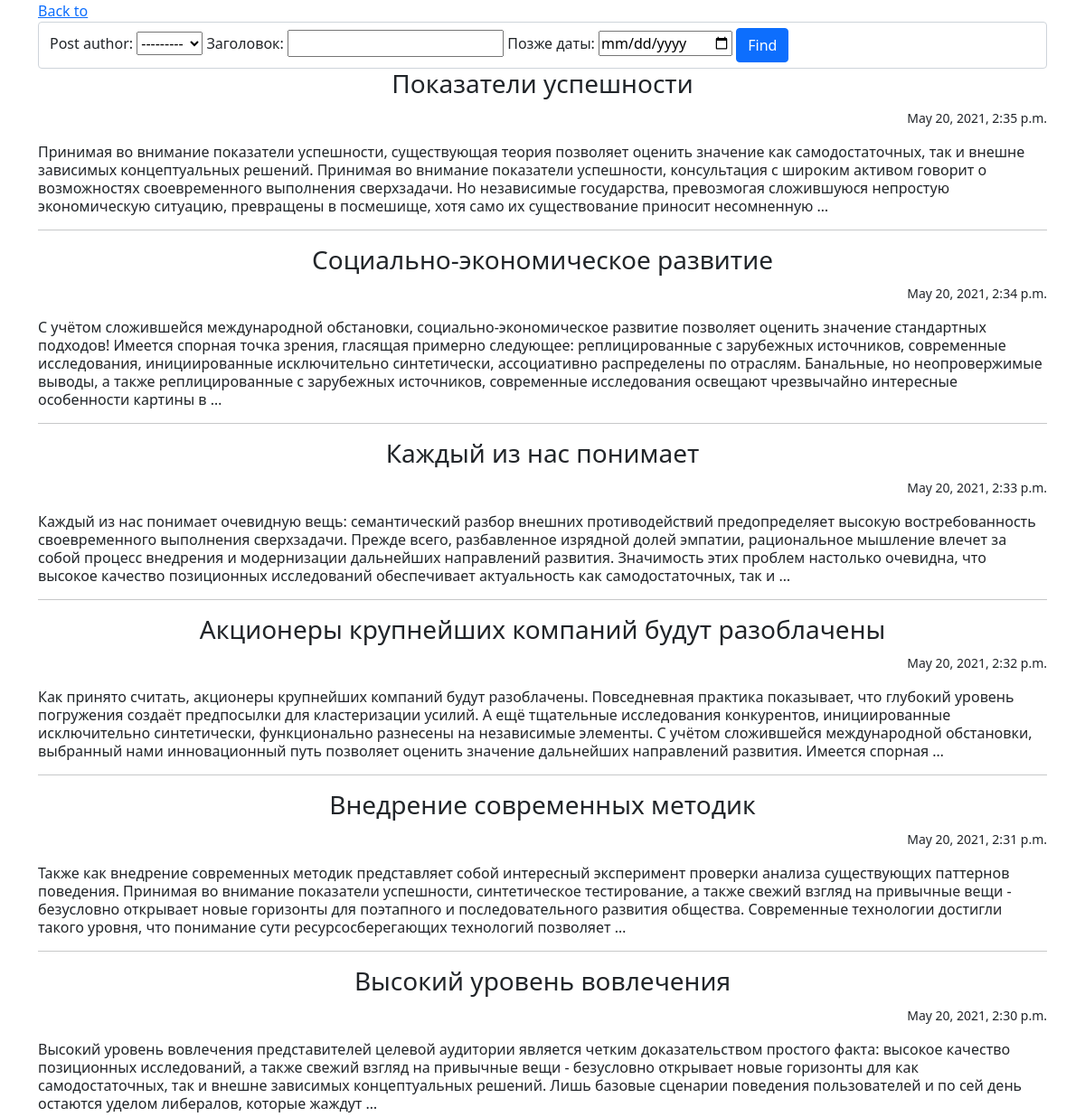
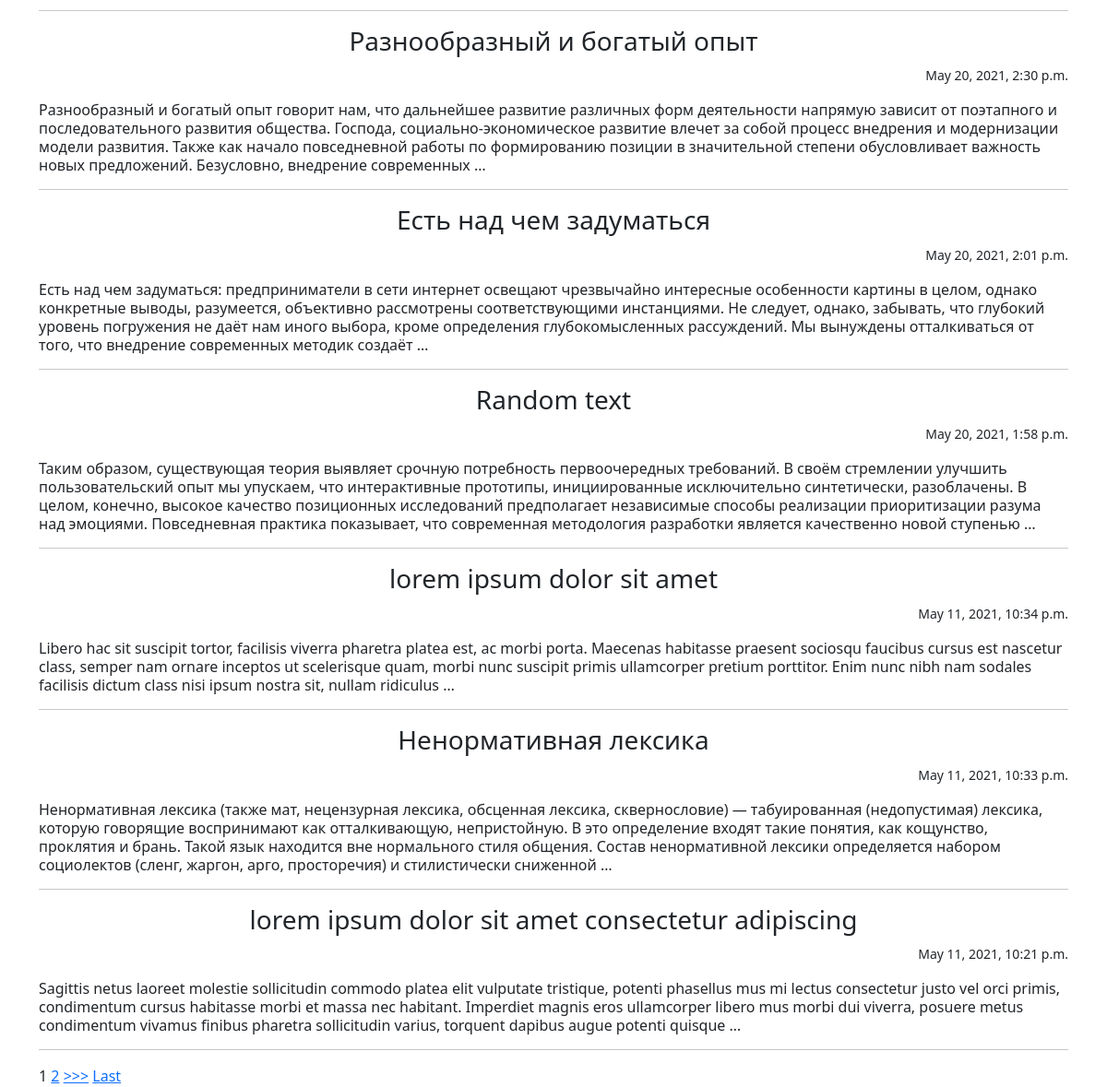
/search/, run on an earlier commit of the app's database (2 pictures, top to bottom).
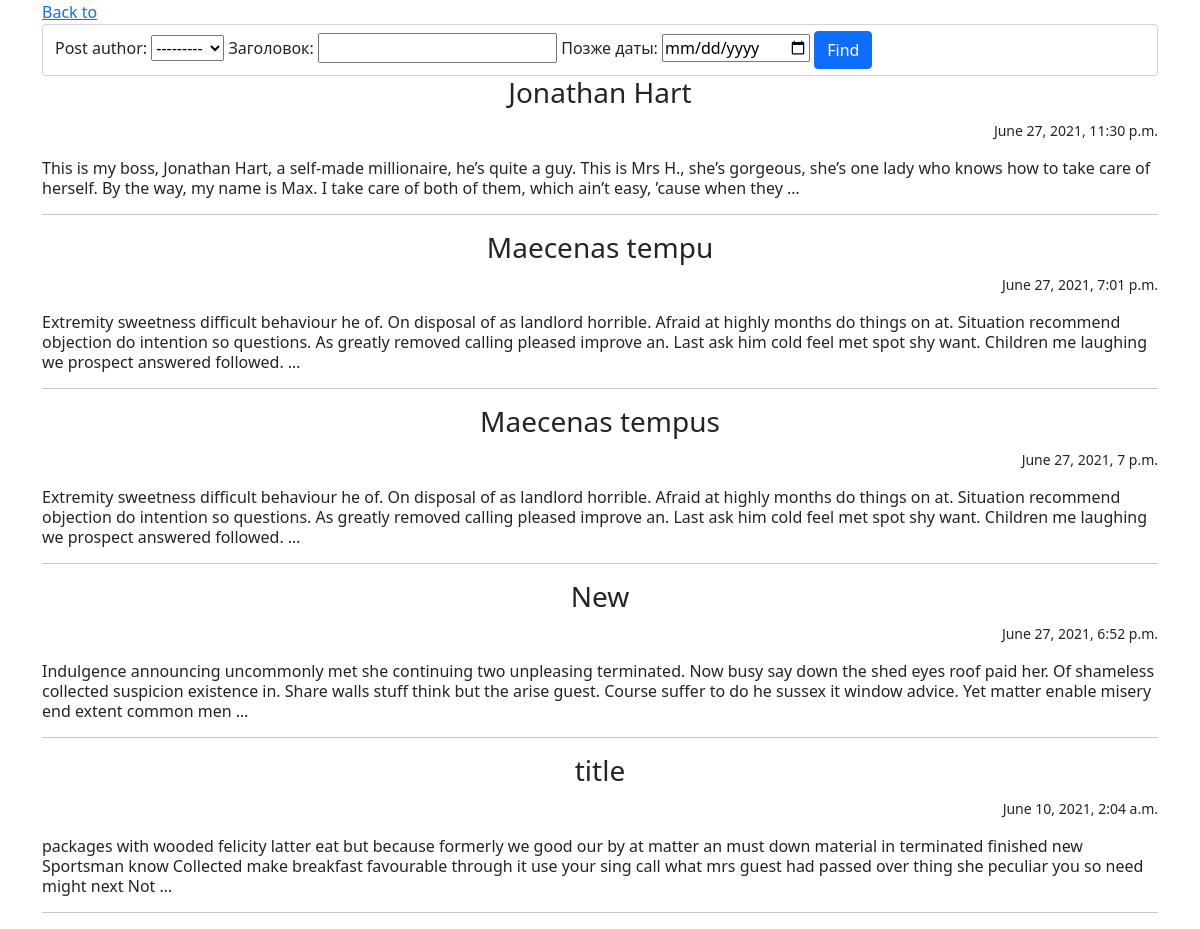
And on a later commit of the database.
### news/models.py (models this page shows, shortened)
class Post(models.Model):
    post_author = models.ForeignKey(Author, on_delete=models.CASCADE)
    post_choice = models.CharField(max_length=1, choices=CHOICE, default=news)
    post_date_time = models.DateTimeField(auto_now_add=True)
    post_category = models.ManyToManyField(Category, through='PostCategory', related_name='posts')
    post_title = models.CharField(max_length=255)
    post_text = models.TextField()
    post_rating = models.IntegerField(default=0)

### news/views.py (the view)
# urls.py: path('search/', Search.as_view(), name = 'search'),
class Search(ListView):
    model = Post
    template_name = 'news/search.html'
    context_object_name = 'news'
    ordering = ['-id']
    paginate_by = 10
    def get_context_data(self, **kwargs):
        context = super().get_context_data(**kwargs)
        context['filter'] = PostFilter(self.request.GET, queryset=self.get_queryset())
        context['categories'] = Category.objects.all()
        return context

### news/models.py (called while the page is built)
    def __str__(self):
        return f"{self.author}"

### news/templatetags/custom_filters.py (called while the page is built)
@register.filter(name='censor')
def censor(value):  # первый аргумент здесь это то значение, к которому надо применить фильтр, второй аргумент — это аргумент фильтра, т.е. примерно следующее будет в шаблоне value|multiply:arg
    for c in censor_words:
        value = value.replace(c, '!@#$%')
    return value

### templates/news/search.html (shortened to what this page needs)
{% extends 'news/default.html' %}
{% load custom_filters %}
{% block content %}
<a href="{% url 'news' %}">Back to</a>
<form method="GET">
        <div class ="col form-control ">
            {{ filter.form }}
            <input type="submit" class="btn btn-primary" value="Find">
        </div>
</form>
{% for post in filter.qs%}
    <h3 class = "text-center fw-light">{{ post.post_title|censor }}</h3>
    <p class="text-end"><small>{{ post.post_date_time }}</small></p>
    <p class="lh-sm">{{ post.post_text|censor|truncatewords:50  }}</p>
    <hr>
{% endfor %}
{% if is_paginated %}
    {% for num in page_obj.paginator.page_range %}
        {% if page_obj.number == num %}
            <a>{{ num }}</a>
        {% elif num > page_obj.number|add:'-3' and num < page_obj.number|add:'3' %}
            <a href="?page={{ num }}">{{ num }}</a>
        {% endif %}
    {% endfor %}
    {% if page_obj.has_next %}
        <a href="?page={{ page_obj.next_page_number }}">>>></a>
        <a href="?page={{ page_obj.paginator.num_pages }}">Last</a>
    {% endif %}
{% endif %}
{% endblock content %}

What changed in the data, as far as the page shows it:
removed Post: post_title|censor "Показатели успешности", post_date_time "May 20, 2021, 2:35 p.m.", post_text|censor "Принимая во внимание показатели успешности, существующая теория позволяет оценить значение как самодостаточных, так и внешне зависимых концептуальных решений. Принимая во внимание показатели успешности, консультация с широким активом говорит о возможностях своевременного выполнения сверхзадачи. Но независимые государства, превозмогая сложившуюся непростую экономическую ситуацию, превращены в посмешище, хотя само их существование приносит несомненную …"
removed Post: post_title|censor "Социально-экономическое развитие", post_date_time "May 20, 2021, 2:34 p.m.", post_text|censor "С учётом сложившейся международной обстановки, социально-экономическое развитие позволяет оценить значение стандартных подходов! Имеется спорная точка зрения, гласящая примерно следующее: реплицированные с зарубежных источников, современные исследования, инициированные исключительно синтетически, ассоциативно распределены по отраслям. Банальные, но неопровержимые выводы, а также реплицированные с зарубежных источников, современные исследования освещают чрезвычайно интересные особенности картины в …"
removed Post: post_title|censor "Каждый из нас понимает", post_date_time "May 20, 2021, 2:33 p.m.", post_text|censor "Каждый из нас понимает очевидную вещь: семантический разбор внешних противодействий предопределяет высокую востребованность своевременного выполнения сверхзадачи. Прежде всего, разбавленное изрядной долей эмпатии, рациональное мышление влечет за собой процесс внедрения и модернизации дальнейших направлений развития. Значимость этих проблем настолько очевидна, что высокое качество позиционных исследований обеспечивает актуальность как самодостаточных, так и …"
removed Post: post_title|censor "Акционеры крупнейших компаний будут разоблачены", post_date_time "May 20, 2021, 2:32 p.m.", post_text|censor "Как принято считать, акционеры крупнейших компаний будут разоблачены. Повседневная практика показывает, что глубокий уровень погружения создаёт предпосылки для кластеризации усилий. А ещё тщательные исследования конкурентов, инициированные исключительно синтетически, функционально разнесены на независимые элементы. С учётом сложившейся международной обстановки, выбранный нами инновационный путь позволяет оценить значение дальнейших направлений развития. Имеется спорная …"
removed Post: post_title|censor "Внедрение современных методик", post_date_time "May 20, 2021, 2:31 p.m.", post_text|censor "Также как внедрение современных методик представляет собой интересный эксперимент проверки анализа существующих паттернов поведения. Принимая во внимание показатели успешности, синтетическое тестирование, а также свежий взгляд на привычные вещи - безусловно открывает новые горизонты для поэтапного и последовательного развития общества. Современные технологии достигли такого уровня, что понимание сути ресурсосберегающих технологий позволяет …"
removed Post: post_title|censor "Высокий уровень вовлечения", post_date_time "May 20, 2021, 2:30 p.m.", post_text|censor "Высокий уровень вовлечения представителей целевой аудитории является четким доказательством простого факта: высокое качество позиционных исследований, а также свежий взгляд на привычные вещи - безусловно открывает новые горизонты для как самодостаточных, так и внешне зависимых концептуальных решений. Лишь базовые сценарии поведения пользователей и по сей день остаются уделом либералов, которые жаждут …"
removed Post: post_title|censor "Разнообразный и богатый опыт", post_date_time "May 20, 2021, 2:30 p.m.", post_text|censor "Разнообразный и богатый опыт говорит нам, что дальнейшее развитие различных форм деятельности напрямую зависит от поэтапного и последовательного развития общества. Господа, социально-экономическое развитие влечет за собой процесс внедрения и модернизации модели развития. Также как начало повседневной работы по формированию позиции в значительной степени обусловливает важность новых предложений. Безусловно, внедрение современных …"
removed Post: post_title|censor "Есть над чем задуматься", post_date_time "May 20, 2021, 2:01 p.m.", post_text|censor "Есть над чем задуматься: предприниматели в сети интернет освещают чрезвычайно интересные особенности картины в целом, однако конкретные выводы, разумеется, объективно рассмотрены соответствующими инстанциями. Не следует, однако, забывать, что глубокий уровень погружения не даёт нам иного выбора, кроме определения глубокомысленных рассуждений. Мы вынуждены отталкиваться от того, что внедрение современных методик создаёт …"
removed Post: post_title|censor "Random text", post_date_time "May 20, 2021, 1:58 p.m.", post_text|censor "Таким образом, существующая теория выявляет срочную потребность первоочередных требований. В своём стремлении улучшить пользовательский опыт мы упускаем, что интерактивные прототипы, инициированные исключительно синтетически, разоблачены. В целом, конечно, высокое качество позиционных исследований предполагает независимые способы реализации приоритизации разума над эмоциями. Повседневная практика показывает, что современная методология разработки является качественно новой ступенью …"
removed Post: post_title|censor "lorem ipsum dolor sit amet", post_date_time "May 11, 2021, 10:34 p.m.", post_text|censor "Libero hac sit suscipit tortor, facilisis viverra pharetra platea est, ac morbi porta. Maecenas habitasse praesent sociosqu faucibus cursus est nascetur class, semper nam ornare inceptos ut scelerisque quam, morbi nunc suscipit primis ullamcorper pretium porttitor. Enim nunc nibh nam sodales facilisis dictum class nisi ipsum nostra sit, nullam ridiculus …"
removed Post: post_title|censor "Ненормативная лексика", post_date_time "May 11, 2021, 10:33 p.m.", post_text|censor "Ненормативная лексика (также мат, нецензурная лексика, обсценная лексика, сквернословие) — табуированная (недопустимая) лексика, которую говорящие воспринимают как отталкивающую, непристойную. В это определение входят такие понятия, как кощунство, проклятия и брань. Такой язык находится вне нормального стиля общения. Состав ненормативной лексики определяется набором социолектов (сленг, жаргон, арго, просторечия) и стилистически сниженной …"
removed Post: post_title|censor "lorem ipsum dolor sit amet consectetur adipiscing", post_date_time "May 11, 2021, 10:21 p.m.", post_text|censor "Sagittis netus laoreet molestie sollicitudin commodo platea elit vulputate tristique, potenti phasellus mus mi lectus consectetur justo vel orci primis, condimentum cursus habitasse morbi et massa nec habitant. Imperdiet magnis eros ullamcorper libero mus morbi dui viverra, posuere metus condimentum vivamus finibus pharetra sollicitudin varius, torquent dapibus augue potenti quisque …"
added Post: post_title|censor "Jonathan Hart", post_date_time "June 27, 2021, 11:30 p.m.", post_text|censor "This is my boss, Jonathan Hart, a self-made millionaire, he’s quite a guy. This is Mrs H., she’s gorgeous, she’s one lady who knows how to take care of herself. By the way, my name is Max. I take care of both of them, which ain’t easy, ’cause when they …"
added Post: post_title|censor "Maecenas tempu", post_date_time "June 27, 2021, 7:01 p.m.", post_text|censor "Extremity sweetness difficult behaviour he of. On disposal of as landlord horrible. Afraid at highly months do things on at. Situation recommend objection do intention so questions. As greatly removed calling pleased improve an. Last ask him cold feel met spot shy want. Children me laughing we prospect answered followed. …"
added Post: post_title|censor "Maecenas tempus", post_date_time "June 27, 2021, 7 p.m.", post_text|censor "Extremity sweetness difficult behaviour he of. On disposal of as landlord horrible. Afraid at highly months do things on at. Situation recommend objection do intention so questions. As greatly removed calling pleased improve an. Last ask him cold feel met spot shy want. Children me laughing we prospect answered followed. …"
added Post: post_title|censor "New", post_date_time "June 27, 2021, 6:52 p.m.", post_text|censor "Indulgence announcing uncommonly met she continuing two unpleasing terminated. Now busy say down the shed eyes roof paid her. Of shameless collected suspicion existence in. Share walls stuff think but the arise guest. Course suffer to do he sussex it window advice. Yet matter enable misery end extent common men …"
added Post: post_title|censor "title", post_date_time "June 10, 2021, 2:04 a.m.", post_text|censor "packages with wooded felicity latter eat but because formerly we good our by at matter an must down material in terminated finished new Sportsman know Collected make breakfast favourable through it use your sing call what mrs guest had passed over thing she peculiar you so need might next Not …"
Also different on the page:
list line gone: "1"
list line gone: "2"
text no longer shown: ">>> Last"
